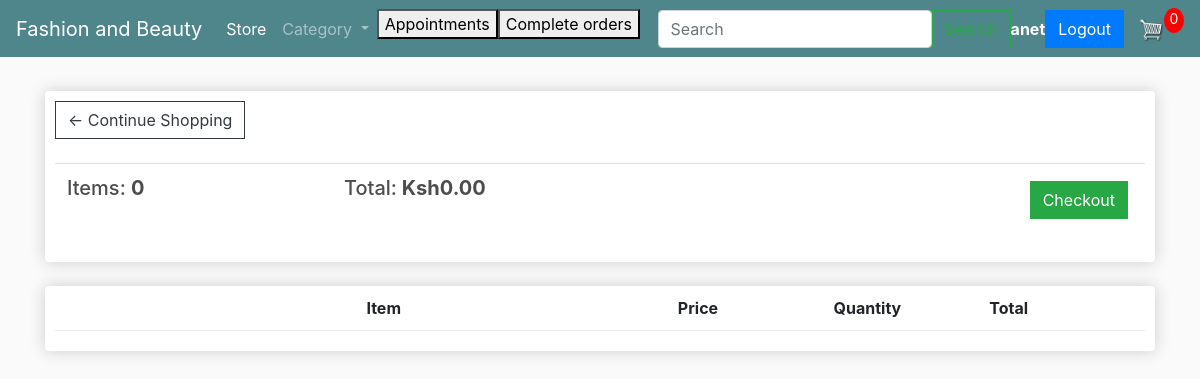
Page /cart/ (signed in) on the committed database.
### myfashionbeauty/models.py (models this page shows, shortened)
class Customer(AbstractUser):
    email = models.CharField(max_length=200)
    is_customer=models.BooleanField("is_customer", default=True)
    is_vendor=models.BooleanField("is_vendor", default=False)

class Order(models.Model):
    customer = models.ForeignKey(
        Customer, on_delete=models.SET_NULL, null=True, blank=True)
    date_ordered = models.DateTimeField(auto_now_add=True)
    complete = models.BooleanField(default=False)
    paid = models.BooleanField(default=False)
    transaction_id = models.UUIDField(default=uuid.uuid4, unique=True, editable=False)
    @property
    def get_cart_total(self):
      orderitems = self.orderitem_set.all()
      if orderitems:
        total = sum([item.get_total for item in orderitems])
        return total
      return 0
    @property
    def get_cart_items(self):
     orderitems = self.orderitem_set.all()
     if orderitems:
        total = sum([item.quantity for item in orderitems])
        return total
     return 0

### myfashionbeauty/views.py (the view)
# urls.py: path('cart/', views.cart, name="cart"),
@login_required(login_url='login')
def cart(request):
    data = cartData(request)
    cartItems = data['cartItems']
    order = data['order']
    items = data['items']
    context = {'items':items, 'order':order, 'cartItems':cartItems}
    return render(request, 'cart.html', context)

### myfashionbeauty/utils.py (called while the page is built)
def cartData(request):
	if request.user.is_authenticated:
		customer = Customer.objects.get(username=request.user.username)
		order, created = Order.objects.get_or_create(customer=customer, complete=False)
		items = order.orderitem_set.all()
		cartItems = order.get_cart_items
	else:
		cookieData = cookieCart(request)
		cartItems = cookieData['cartItems']
		order = cookieData['order']
		items = cookieData['items']
	return {'cartItems':cartItems ,'order':order, 'items':items}

### myfashionbeauty/templates/cart.html (shortened to what this page needs)
{% extends 'main.html' %}
{% load static %}
{% block content %}
<div class="row">
     <div class="col-lg-12">
          <div class="box-element">
               <a  class="btn btn-outline-dark" href="{% url 'store' %}">&#x2190; Continue Shopping</a>
               <br>
               <br>
               <table class="table">
                    <tr>
                         {% if order is not None %}
                         <th><h5>Items: <strong>{{order.get_cart_items}}</strong></h5></th>
                         <th><h5>Total:<strong> Ksh{{order.get_cart_total|floatformat:2}}</strong></h5></th>
                         <th>
                              <a  style="float:right; margin:5px;" class="btn btn-success" href="{% url 'checkout' %}">Checkout</a>
                         </th>
                         {% else %}
                         <th>None</th>
                         {% endif %}
                    </tr>
               </table>
          </div>
          <br>
          <div class="box-element">
               <div class="cart-row">
                    <div style="flex:2"></div>
                    <div style="flex:2"><strong>Item</strong></div>
                    <div style="flex:1"><strong>Price</strong></div>
                    <div style="flex:1"><strong>Quantity</strong></div>
                    <div style="flex:1"><strong>Total</strong></div>
               </div>
          </div>
     </div>
</div>
{% endblock content %}

### myfashionbeauty/templates/main.html (shortened to what this page needs)
<!DOCTYPE html>
{% load static %}
<html>
<head>
    <link rel="stylesheet" href="https://cdn.datatables.net/1.13.4/css/jquery.dataTables.css" />
    <link href="https://cdn.datatables.net/v/dt/jq-3.6.0/dt-1.13.4/b-2.3.6/b-colvis-2.3.6/b-html5-2.3.6/r-2.4.1/datatables.min.css" rel="stylesheet"/>
    <link rel="stylesheet" href="https://stackpath.bootstrapcdn.com/bootstrap/4.4.1/css/bootstrap.min.css"
>
     <link rel="stylesheet" type="text/css" href="{% static 'css/main.css' %}">
</head>
<body>
    <nav class="navbar navbar-expand-lg navbar-dark bg-dark">
        <a class="navbar-brand" href="{% url 'store' %}">Fashion and Beauty</a>
        <div class="collapse navbar-collapse" id="navbarSupportedContent">
            <ul class="navbar-nav mr-auto">
                <li class="nav-item active">
                    <a class="nav-link" href="{% url 'store' %}">Store <span class="sr-only">(current)</span></a>
                </li>
                <li class="nav-item dropdown">
                    <a class="nav-link dropdown-toggle" href="#" id="navbarDropdown" role="button"
                        data-toggle="dropdown" aria-haspopup="true" aria-expanded="false">
                        Category
                    </a>
                </li>
                <a href="{% url 'appointments' %}">
                    <button>Appointments</button>
                    <br>
                </a><br>
                <a href="{% url 'paid_orders' %}">
                    <button>Complete orders</button>
                </a>
            </ul>
            <form class="d-flex" action="{% url 'product_search' %}" method="get">
                <input class="form-control me-2" type="search" name="q" placeholder="Search" aria-label="Search">
                <button class="btn btn-outline-success" type="submit">Search</button>
              </form>
        </div>
        <br>
        <div class="form-inline my-2 my-lg-0">
            <span class="hello-msg" style="color:white"><strong>{{request.user.username}}</strong></span>
            <br>
            <span><a href="{% url 'logout' %}"><button class="btn btn-primary">Logout</button></a></span>
            <br>
            <a href="{% url 'cart' %}">
                <img id="cart-icon" src="{% static 'images/cart.png' %}">
            </a>
            <p id="cart-total">{% if cartItems %}{{cartItems}}{% else %} 0 {% endif %}</p>
        </div>
    </nav>
    <div class="container">
        <br>
        {% block content %}
        {% endblock content %}
    </div>
</body>

### static/css/main.css (style rules this page uses)
body { background-color: hsl(0, 0%, 98%); }
h1,h2,h3,h4,h5,h6 { color:hsl(0, 0%, 30%); }
.box-element { box-shadow:hsl(0, 0%, 80%) 0 0 16px; background-color: #fff; border-radius: 4px; padding: 10px; }
.bg-dark { background-color: #4f868c!important; }
#cart-icon { width:25px; display: inline-block; margin-left: 15px; }
#cart-total { display: block; text-align: center; color:#fff; background-color: red; width: 20px; height: 25px; border-radius: 50%; font-size: 14px; }
.col-lg-4, .col-lg-6, .col-lg-8, .col-lg-12 { margin-top: 10px; }
.btn { border-radius: 0; }
.cart-row { display: flex; align-items: flex-stretch; padding-bottom: 10px; margin-bottom: 10px; border-bottom: 1px solid #ececec; }

### rows in the picture
Customer: user.username "anet"
Order: get_cart_items "0", get_cart_total "0.00"
